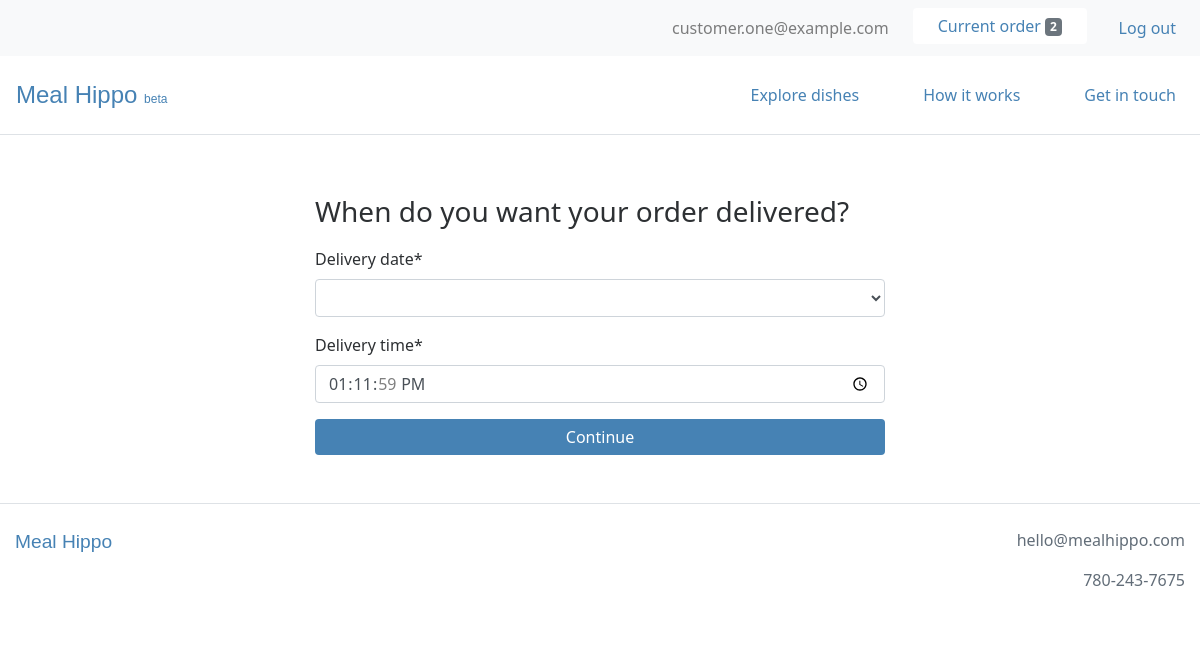
The app's page /order/timing (signed in), older data.
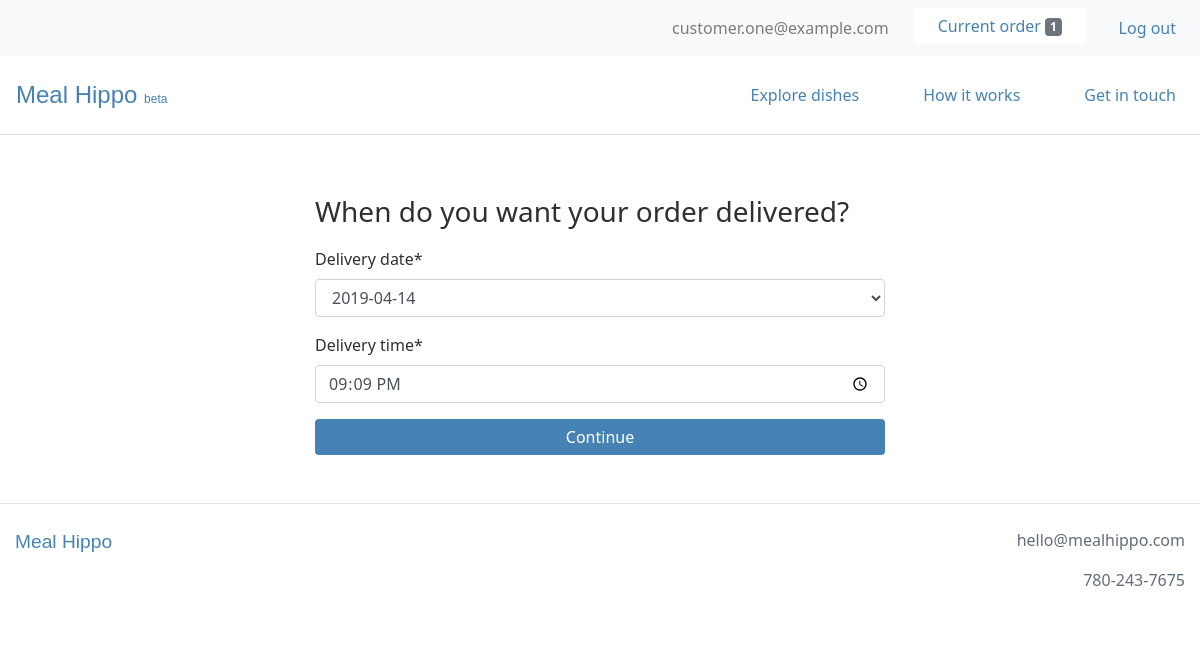
The same page, newer data.
### users/models.py (models this page shows, shortened)
class CustomUser(AbstractBaseUser):
    email = models.EmailField(unique=True)
    is_active = models.BooleanField(default=True)
    is_admin = models.BooleanField(default=False)
    objects = CustomUserManager()
    USERNAME_FIELD = 'email'
    REQUIRED_FIELDS = []

### webplatform/models.py (models this page shows, shortened)
class Order(models.Model):
    user = models.ForeignKey(settings.AUTH_USER_MODEL, on_delete=models.CASCADE)
    items = models.ManyToManyField(OrderItem)
    delivery_date = models.DateField(null=True)
    delivery_time = models.TimeField(null=True)
    is_completed = models.BooleanField(default=False)
    payment = models.ForeignKey(Payment, on_delete=models.SET_NULL, blank=True, null=True)
    created_at = models.DateTimeField(auto_now_add=True)
    modified_at = models.DateTimeField(auto_now=True)

### webplatform/views.py (the view)
# urls.py: path('order/timing', views.OrderTimingView.as_view(), name='order_timing_view'),
class OrderTimingView(LoginRequiredMixin, UpdateView):
    login_url = 'login'
    template_name = 'webplatform/order_timing_view.html'
    form_class = forms.OrderTimingForm
    success_url = reverse_lazy('webplatform:order_delivery_view')
    def get_object(self):
        order_qs = models.Order.objects.filter(user=self.request.user, is_completed=False)
        if order_qs.exists():
            order = order_qs[0]
            if order.items.count() > 0:
                return order

### webplatform/forms.py
class OrderTimingForm(ModelForm):
    class Meta:
        model = models.Order
        fields = ['delivery_date', 'delivery_time']
        DATE_CHOICES = (
            ('', ''),
            (datetime.date(2019, 4, 13), '2019-04-13'),
            (datetime.date(2019, 4, 14), '2019-04-14'),
            (datetime.date(2019, 4, 15), '2019-04-15'),
        )
        widgets = {
            'delivery_date': forms.Select(attrs={'type': 'date'}, choices=DATE_CHOICES),
            'delivery_time': forms.TimeInput(attrs={'type': 'time'}),
        }

### webplatform/templatetags/cart_templatetags.py (called while the page is built)
@register.filter
def cart_item_count(user):
    if user.is_authenticated:
        queryset = models.Order.objects.filter(user=user, is_completed=False)
        if queryset.exists():
            return queryset[0].items.count()
    return 0

### webplatform/templates/webplatform/order_timing_view.html (shortened to what this page needs)
{% extends 'base.html' %}
{% load static %}
{% load crispy_forms_tags %}
{% load humanize %}
{% block content %}
<div class="container-fluid my-5">
  <div class="row">
    <div class="col-lg-6 offset-lg-3 col-md-8 offset-md-2 col-12">
      <h3>When do you want your order delivered?</h3>
      <form method="post">
        {{ form|crispy }}
        <input type="submit" value="Continue" class="btn btn-primary w-100">
      </form>
    </div>
  </div>
</div>
{% endblock %}

### templates/base.html (shortened to what this page needs)
{% load static %}
{% load cart_templatetags %}
<!DOCTYPE html>
<html lang="en" dir="ltr">
  <head>
    <link rel="stylesheet" href="https://stackpath.bootstrapcdn.com/bootstrap/4.4.1/css/bootstrap.min.css">
    <link rel="stylesheet" type="text/css" href="{% static 'style.css' %}">
  </head>
  <body>
    {% if user.is_authenticated %}
      <nav class="navbar navbar-expand-md navbar-light bg-light">
          <ul class="navbar-nav ml-md-auto mx-md-0 mx-auto text-md-left text-center">
            <li class="nav-item ml-4">
              <span class="navbar-text">
                {{ request.user.email }}
              </span>
            </li>
            <li class="nav-item ml-4">
              <a href="{% url 'webplatform:order_items_view' %}">
                <button type="button" class="btn btn-light bg-white">
                  Current order <span class="badge badge-secondary">{{ request.user|cart_item_count }}</span>
                </button>
              </a>
            </li>
            <li class="nav-item ml-4">
              <a class="nav-link" href="{% url 'logout' %}">Log out</a>
            </li>
          </ul>
      </nav>
    {% endif %}
    <nav class="navbar navbar-expand-md navbar-light py-3 border-bottom">
      <a class="navbar-brand" href="{% url 'webplatform:home_view' %}">Meal&nbsp;Hippo <small style="font-size: 0.5em;">beta</small></a>
      <div class="collapse navbar-collapse" id="navbarText">
        <ul class="navbar-nav ml-auto">
          <li class="nav-item ml-5">
            <a class="nav-link" href="{% url 'webplatform:order_items_view' %}">Explore dishes</a>
          </li>
          <li class="nav-item ml-5">
            <a class="nav-link" href="{% url 'webplatform:support_view' %}">How it works</a>
          </li>
          <li class="nav-item ml-5">
            <a class="nav-link" href="{% url 'webplatform:contact_view' %}">Get in touch</a>
          </li>
        </ul>
      </div>
    </nav>
    {% block content %}
    {% endblock %}
    <footer>
      <div class="container-fluid text-center py-4 mb-5 border-top">
        <div class="row">
          <div class="col-sm text-sm-left mb-4">
            <span class="logo">
              <a href="{% url 'webplatform:home_view' %}">Meal&nbsp;Hippo</a>
            </span>
          </div>
          <div class="col-sm text-sm-right">
            <p>hello@mealhippo.com</p>
            <p>780-243-7675</p>
          </div>
        </div>
      </div>
    </footer>
  </body>
</html>

Row changes from the older to the newer data that the page shows:
removed Order: delivery_time "13:11:59"
changed CustomUser "customer.one@example.com": user|cart_item_count "2" → "1"
added Order: delivery_date "2019-04-14", delivery_time "21:09:00"
